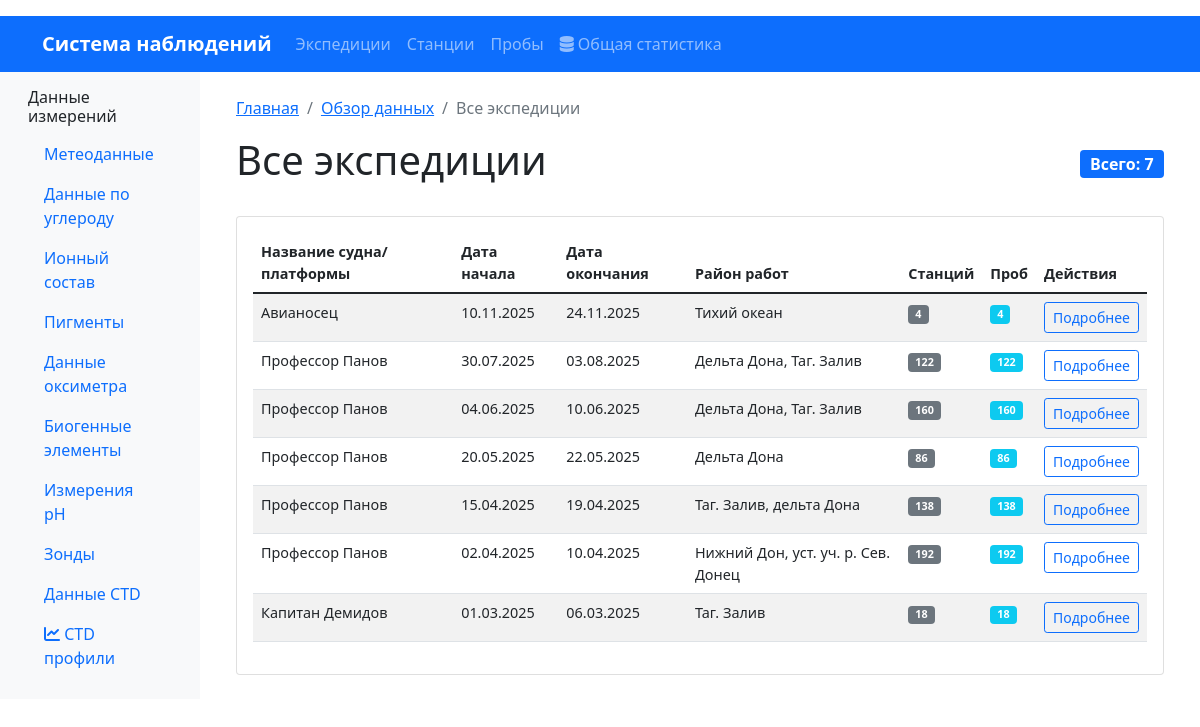
/data/expeditions/, run on an earlier commit of the app's database.
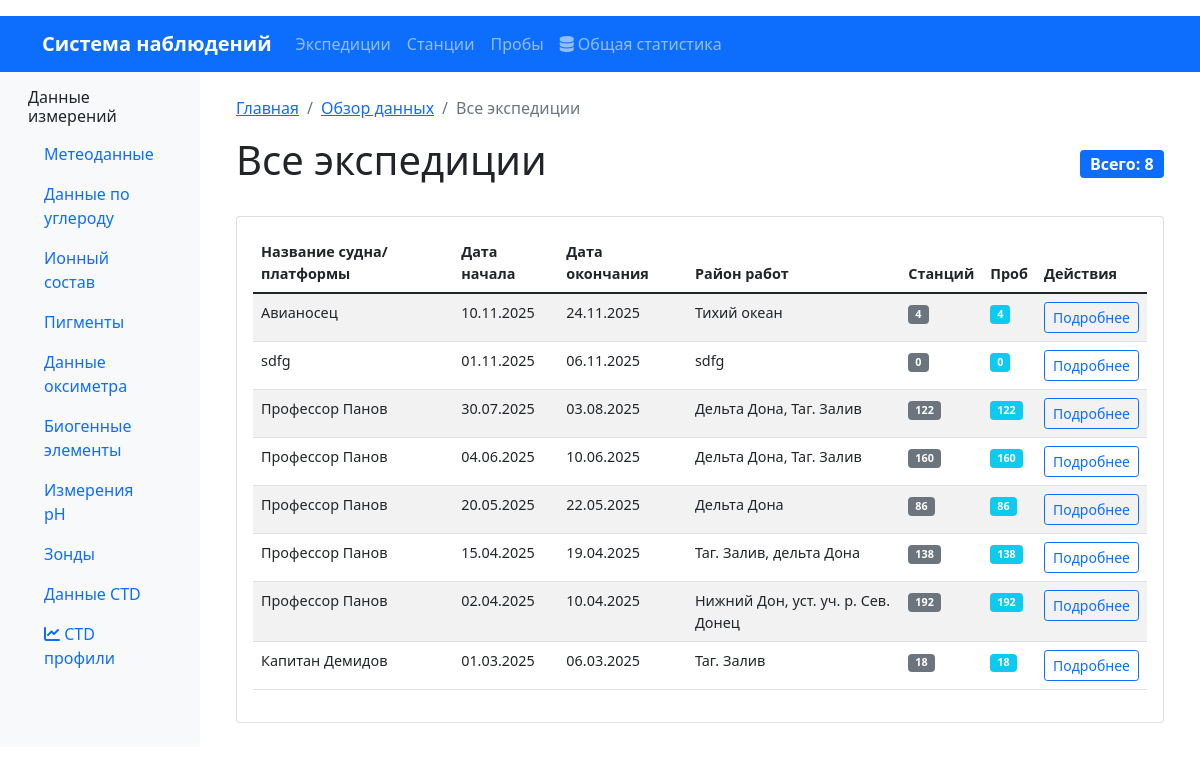
And on a later commit of the database.
### oceanography/models.py (models this page shows, shortened)
class Expedition(models.Model):
    expedition_id = models.AutoField(primary_key=True)
    start_date = models.DateField(verbose_name="Дата начала экспедиции")
    end_date = models.DateField(verbose_name="Дата окончания экспедиции")
    platform = models.CharField(max_length=200, verbose_name="Название судна/платформы")
    area = models.CharField(max_length=300, verbose_name="Район работ")
    class Meta:
        db_table = 'expeditions'
        verbose_name = "Экспедиция"
        verbose_name_plural = "Экспедиции"
        indexes = [
            models.Index(fields=['start_date']),
            models.Index(fields=['platform']),
            models.Index(fields=['area']),
        ]
        ordering = ['-start_date']

### oceanography/views.py (the view)
# urls.py: path('data/expeditions/', ExpeditionDataView.as_view(), name='data_expeditions'),
class ExpeditionDataView(ViewAccessLoggingMixin, ListView):
    model = Expedition
    template_name = 'oceanography/data_expeditions.html'
    context_object_name = 'expeditions'
    paginate_by = 20
    def get_queryset(self):
        return Expedition.objects.annotate(
            stations_count=Count('stations'),
            samples_count=Count('stations__samples')
        ).order_by('-start_date')
    def get_context_data(self, **kwargs):
        context = super().get_context_data(**kwargs)
        context['breadcrumbs'] = [
            {'url': reverse('oceanography:home'), 'name': 'Главная'},
            {'url': reverse('oceanography:data_overview'), 'name': 'Обзор данных'},
            {'url': '', 'name': 'Все экспедиции'}
        ]
        return context

### oceanography/logger.py (called while the page is built)
    def _get_user_info(self, request):
        if hasattr(request, 'user') and not isinstance(request.user, AnonymousUser):
            return f"{request.user.username} (ID: {request.user.id})"
        else:
            return "Anonymous User"

    def _get_client_info(self, request):
        ip = request.META.get('REMOTE_ADDR', 'Unknown IP')
        user_agent = request.META.get('HTTP_USER_AGENT', 'Unknown Agent')
        return f"IP: {ip}, Agent: {user_agent[:100]}..."

    def log_action(self, request, action, target=None, details=None, status='success'):
        user_info = self._get_user_info(request)
        client_info = self._get_client_info(request)
        log_message = f"USER: {user_info} | ACTION: {action}"
        if target:
            log_message += f" | TARGET: {target}"
        if details:
            log_message += f" | DETAILS: {details}"
        log_message += f" | STATUS: {status} | {client_info}"
        if status == 'error':
            self.logger.error(log_message)
        else:
            self.logger.info(log_message)

### oceanography/templates/oceanography/data_expeditions.html (shortened to what this page needs)
{% extends 'base.html' %}
{% load humanize %}
{% block content %}
    {% include 'include/_breadcrumbs.html' %}
    <div class="d-flex justify-content-between align-items-center mb-4">
        <h1>Все экспедиции</h1>
        <span class="badge bg-primary fs-6">Всего: {{ expeditions.count|intcomma }}</span>
    </div>
    <div class="card">
        <div class="card-body">
            <div class="table-responsive">
                <table class="table table-striped table-hover data-table">
                    <thead>
                        <tr>
                            <th>Название судна/платформы</th>
                            <th>Дата начала</th>
                            <th>Дата окончания</th>
                            <th>Район работ</th>
                            <th>Станций</th>
                            <th>Проб</th>
                            <th>Действия</th>
                        </tr>
                    </thead>
                    <tbody>
                        {% for expedition in expeditions %}
                        <tr>
                            <td>{{ expedition.platform }}</td>
                            <td>{{ expedition.start_date|date:"d.m.Y" }}</td>
                            <td>{{ expedition.end_date|date:"d.m.Y" }}</td>
                            <td>{{ expedition.area }}</td>
                            <td>
                                <span class="badge bg-secondary">{{ expedition.stations_count }}</span>
                            </td>
                            <td>
                                <span class="badge bg-info">{{ expedition.samples_count }}</span>
                            </td>
                            <td>
                                <a href="{% url 'oceanography:expedition_detail' expedition.pk %}"
                                   class="btn btn-sm btn-outline-primary">
                                    Подробнее
                                </a>
                            </td>
                        </tr>
                        {% empty %}
                        <tr>
                            <td colspan="7" class="text-center text-muted py-4">
                                Экспедиции не найдены
                            </td>
                        </tr>
                        {% endfor %}
                    </tbody>
                </table>
            </div>
        </div>
    </div>
{% endblock %}

What changed in the data, as far as the page shows it:
added Expedition: platform "sdfg", start_date "01.11.2025", end_date "06.11.2025", area "sdfg", stations_count "0", samples_count "0"
Also different on the page:
{{ expeditions.count|intcomma }}: "7" → "8"
